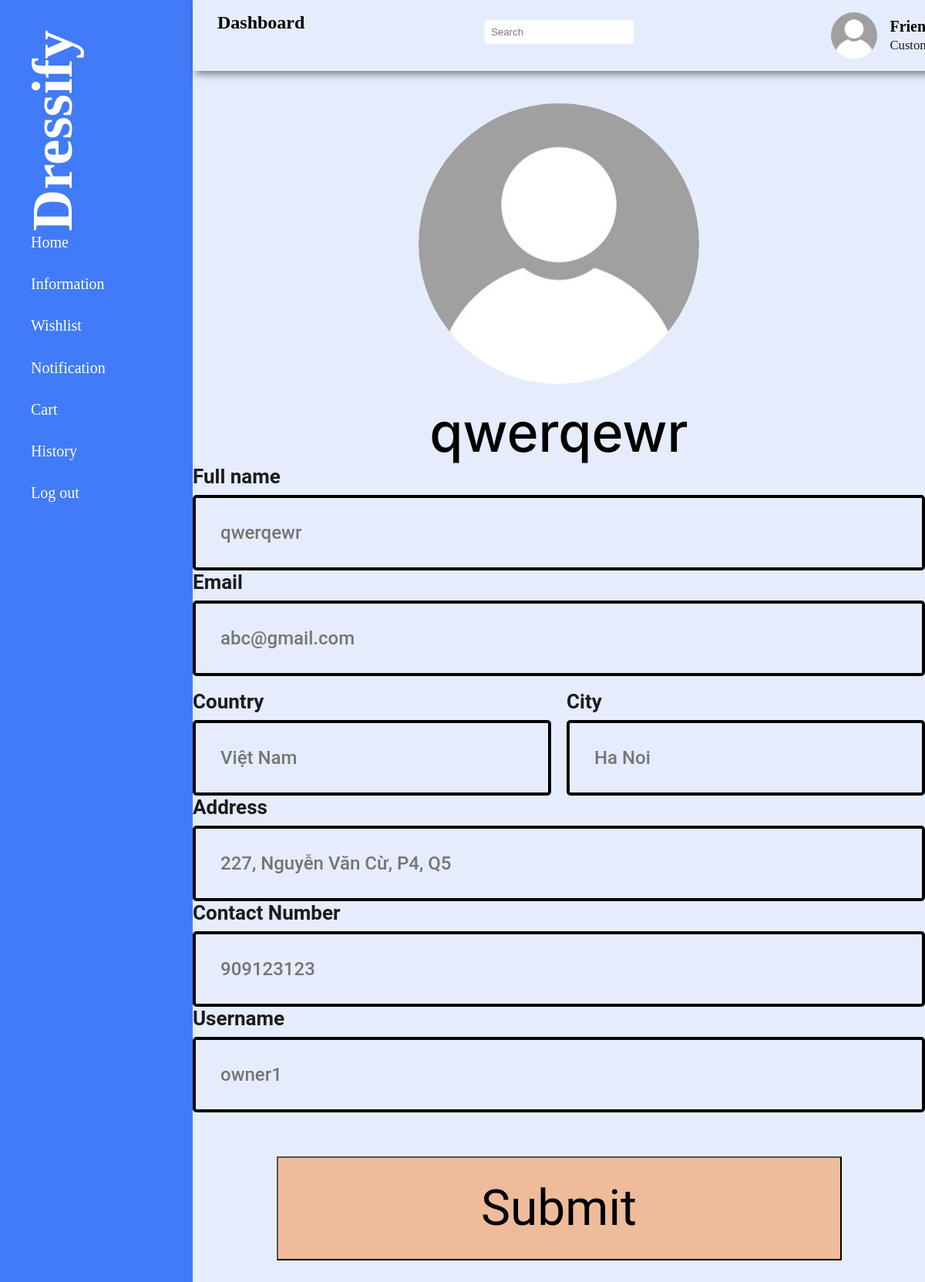
The app's page /role/customer/CustomerProfile.php (signed in), older data.
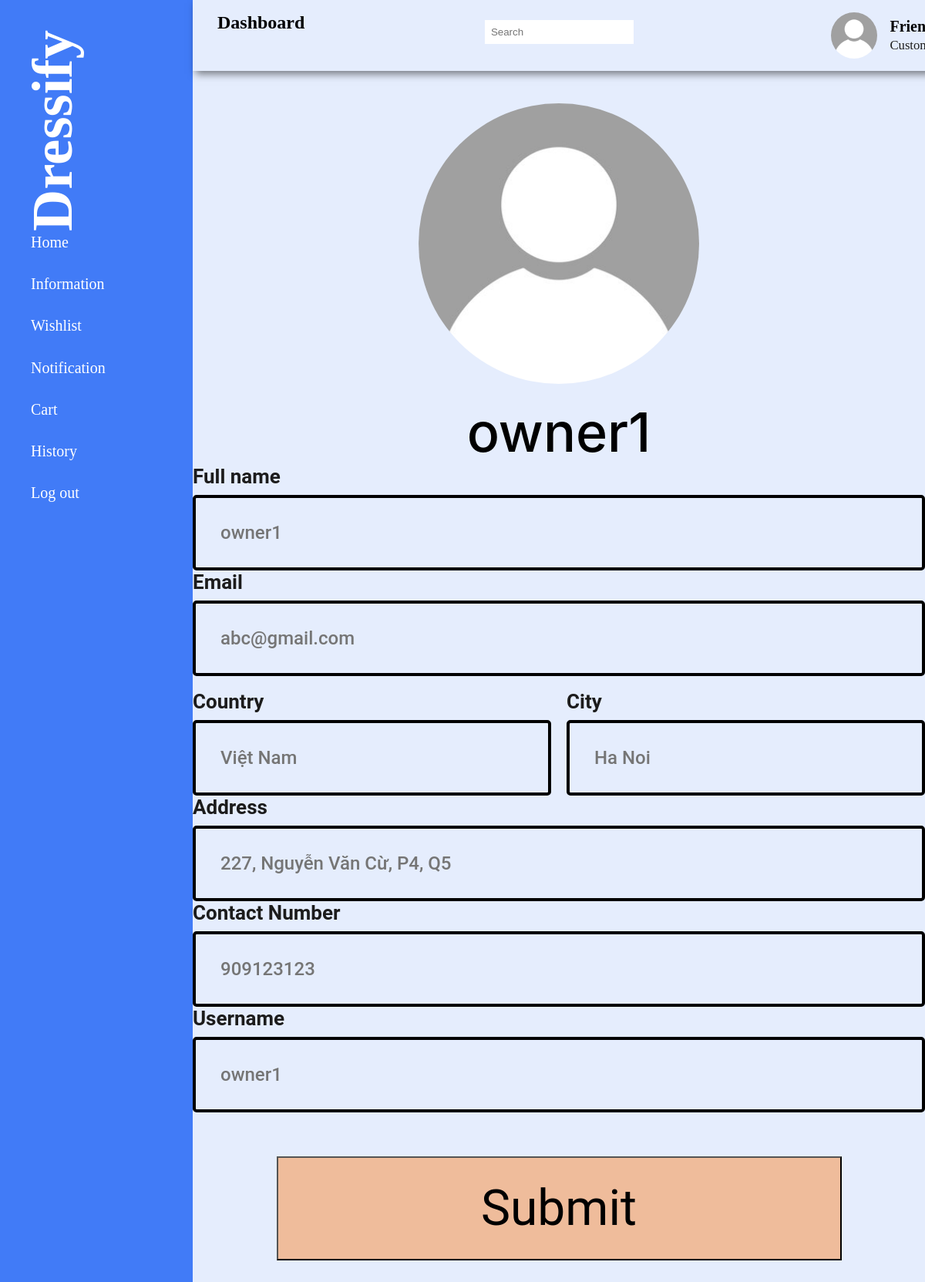
The same page, newer data.
### tables this page shows
CREATE TABLE `customers` (
  `cus_id` int(255) NOT NULL,
  `username` varchar(255) NOT NULL,
  `email` varchar(255) NOT NULL,
  `password` varchar(255) NOT NULL,
  `fullname` varchar(255) NOT NULL,
  `address` varchar(255) NOT NULL,
  `country` varchar(255) NOT NULL,
  `city` varchar(255) NOT NULL,
  `contact_number` varchar(255) NOT NULL,
  `avatar` varchar(255) NOT NULL,
  `user_type` varchar(255) NOT NULL
);

### role/customer/CustomerProfile.php (the view, shortened to what this page needs)
<?php
    include '../../ConnectDB.php';
    $user_select = mysqli_query($conn, "SELECT * FROM customers where cus_id ='$_SESSION[cus_id]'") or die('Query failed');
    if (mysqli_num_rows($user_select) > 0){
      $row = mysqli_fetch_assoc($user_select);
      $name = $row['fullname'];
      $email = $row['email'];
      $country = $row['country'];
      $city = $row['city'];
      $address = $row['address'];
      $number = $row['contact_number'];
      $username = $row['username'];
    }
?>
<!DOCTYPE html>
<html lang="en">
<head>
  <link rel="stylesheet" href="CustomerProfileStyle.css">
</head>
<body>
  <?php include 'CustomerSidebar.php'; ?>
  <section class="profile-container">
    <main class="main-content">
      <form class="profile-form" method="post">
        <div class="avatar-container">
          <img src="../../img/default_avatar.jpg" class="avatar-background" alt="Profile background" style="border-radius: 50%;"/>
        </div>
        <h2 class="username"><?php echo $name?></h2>
        <label for="name" class="form-label">Full name</label>
        <input type="text" id="name" name="name" class="form-input" placeholder="<?php echo"$name";?>"/>
        <label for="email" class="form-label">Email</label>
        <input type="email" id="email" name="email" class="form-input" placeholder="<?php echo"$email";?>"/>
        <div class="form-row">
          <div class="form-columns">
            <div class="form-column">
              <div class="form-group">
                <label for="country" class="form-label">Country</label>
                <input type="text" id="country" name="country" class="form-input" placeholder="<?php echo"$country";?>"/>
              </div>
            </div>
            <div class="form-column">
              <div class="form-group">
                <label for="city" class="form-label">City</label>
                <input type="text" id="city" name="city" class="form-input" placeholder="<?php echo"$city";?>"/>
              </div>
            </div>
          </div>
        </div>
        <label for="address" class="form-label">Address</label>
        <input type="text" id="address" name="address" class="form-input" placeholder="<?php echo"$address";?>"/>
        <label for="contact" class="form-label">Contact Number</label>
        <input type="tel" id="contact" name="number" class="form-input" placeholder="<?php echo"$number";?>"/>
        <label for="username" class="form-label">Username</label>
        <input type="text" id="username" name="username" class="form-input" placeholder="<?php echo"$username";?>"/>
        <button type="submit" name="update-profile" class="submit-button">Submit</button>
      </form>
    </main>
  </section>
</body>
</html>

Row changes from the older to the newer data that the page shows:
changed customers "owner1": fullname "qwerqewr" → "owner1"; name "qwerqewr" → "owner1"
